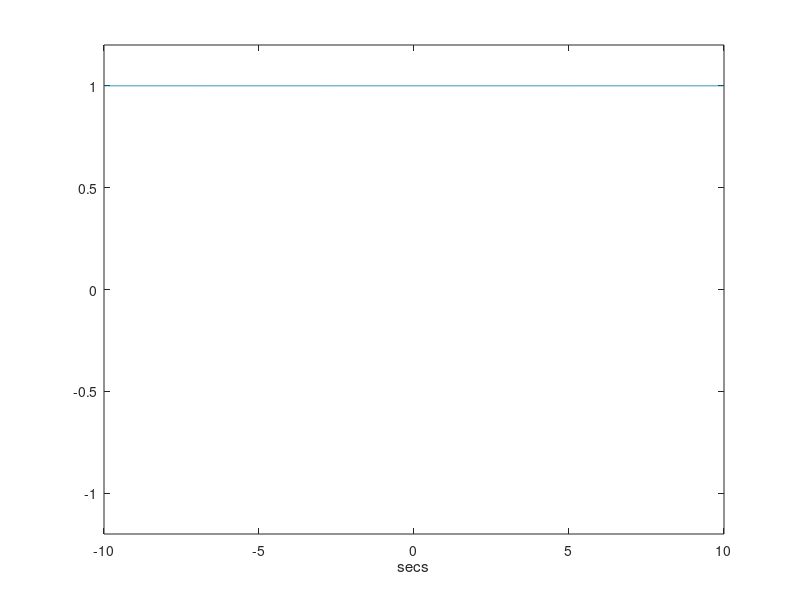
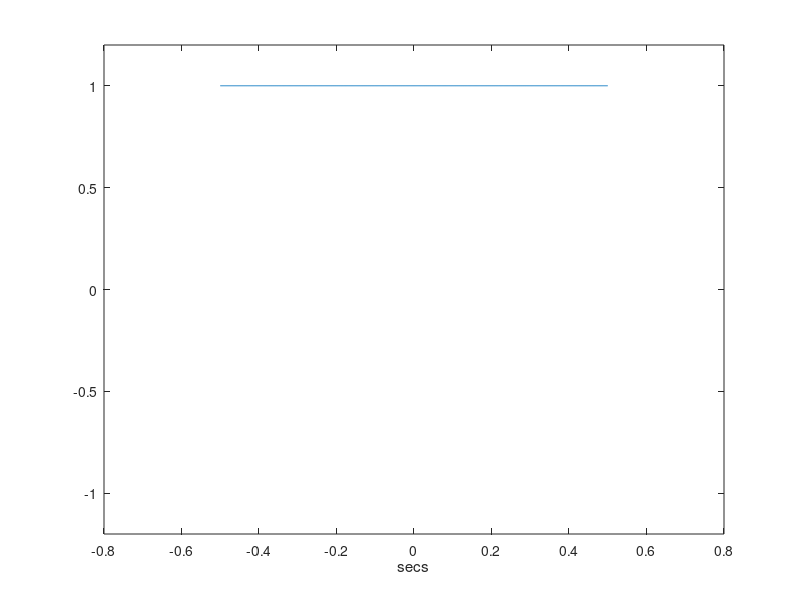
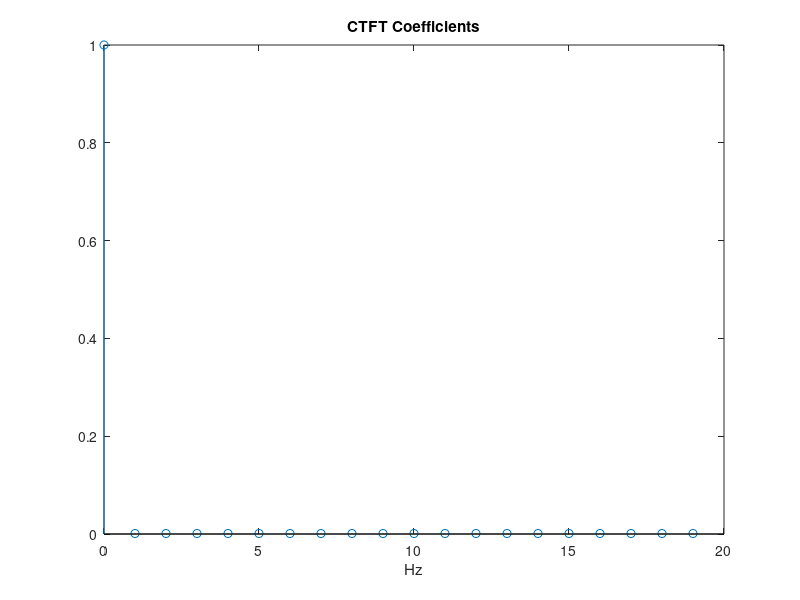

MATLAB code for these plots, in order:
clear all;
clc;
close all;

Ts = 0.001; % Sampling period - so small to approximate continuous time
t = [-10:Ts:9.999]; % Time Vector - approximately continuous
Tp = 1; % Time Period of the signal
tau = 1; % Change pulse width (duty cycle) to 1
x = (1 + square(t * 2 * pi / Tp, tau * 100)) / 2; % Generating Square wave

figure,
plot(t, x);
xlabel('secs');
ylim([-1.2 1.2]); % Set y-axis limits
pause;

Fo = 1 / Tp; % Fundamental Frequency

% Extracting a portion of the signal equal to its period.
I_period = find(round(t * 1000) / 1000 == -Tp / 2):find(round(t * 1000) / 1000 == Tp / 2);
xport = x(I_period);

figure,
plot(t(I_period), xport);
xlabel('secs');
ylim([-1.2 1.2]); % Set y-axis limits
pause;

% Computing CTFS Coefficients
for k = 1:20
    B = exp(-j * 2 * pi * (k - 1) * Fo .* [-Tp / 2:Ts:Tp / 2]);
    C(k) = sum(xport .* B) / (length(xport) * Tp);
end

kFo = Fo * (0:k - 1); % Frequency Scale in Hz.

figure,
stem(kFo, abs(C));
title('CTFT Coefficients');
xlabel('Hz');
